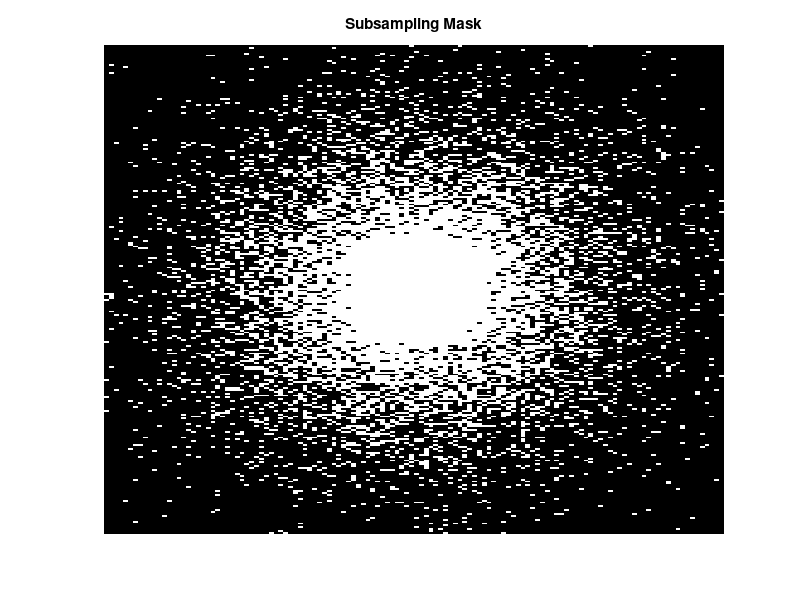

This figure's MATLAB source: (Note: this script raises an error after producing the figure.)
function [mask] = Gen_Sampling_Mask(MatrixSize, AF, Pa, Pb, Dir)
%% generate CS sampling mask with varied density
%  input parameters: 
% 1. MatrixSize: matrix size: default: 256 by 256; 
% 2. AF: accelerating factors (1 / undersampling rate)
% 3. Pa and Pb are parameters of the probability density function: 
% the detailed settings of Pa and Pb for different sampling rates are as
% follows:
% pa = 7, pb = 1.8 AF = 2;(0.5 sampling),
% pa = 12, pb = 1.8 , AF = 4; (0.25 sampling), 
% pa = 17, pb = 1.8 AF = 6; 
% pa = 22, pb = 1.8, AF = 8;

%% default paramters (AF = 2).
if ~ exist('MatrixSize','var') || isempty(MatrixSize)
    MatrixSize = [256, 128];
end
if ~ exist('AF','var') || isempty(AF)
    AF = 4;
end

if ~ exist('Pa','var') || isempty(Pa)
    Pa = 12; 
end

if ~ exist('Pb','var') || isempty(Pb)
    Pb = 1.8;
end

if ~ exist('Dir','var') || isempty(Dir)
    Dir = '../TestData/'; 
end

%% code implementation 
nx = MatrixSize(1); 
ny = MatrixSize(2);

x = -nx/2:nx/2-1;
y = -ny/2:ny/2-1;
[X,Y] = ndgrid(x,y);

SP = exp(-Pa*((sqrt(X.^2/nx^2 + Y.^2/ny^2)).^Pb));

SP_normalized = SP/(sum(SP(:))/(nx*ny/AF));

% generate for each pixel
mask = zeros(nx,ny);
for x = 1: nx
    for y = 1:ny
        if(rand < SP_normalized(x,y))
            mask(x,y) = 1;
        end
    end
end

%% show sampling mask;
figure; imagesc(mask); colormap gray; title('Subsampling Mask'); axis off; drawnow

%% save mask in the designated folder
save(sprintf('%sReal_Mask_Acc%d_%d_by_%d', Dir, AF, MatrixSize(1), MatrixSize(2)), 'mask'); 
end

